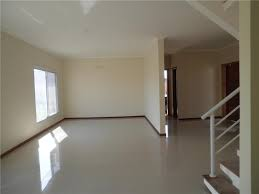
#> input picture Image-Processing-Corners/room.jpg, 259 x 194 px
$ python features.py
#> lines starting #> are read from the running program, lines starting #| are printed output that depends on the picture
import cv2
import time
import numpy as np
import matplotlib.pyplot as plt
import matplotlib.image as mping

frames=0

#open the image
room = cv2.imread('room.jpg')
#> room is the input picture: shape (194, 259, 3); mean B, G, R 110.3, 123.3, 129.6
books = cv2.imread('books.jpg')
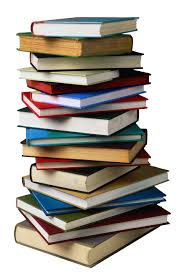
#> input picture Image-Processing-Corners/books.jpg, 182 x 276 px
#> books is the input picture: shape (276, 182, 3); mean B, G, R 161.8, 169.3, 175.4

cv2.imshow("RawImageRoom", room) #show raw image -room
cv2.imshow("RawImageBooks", books) #show raw image - books

#grayscale convertion
gray_img_room=cv2.cvtColor(room, cv2.COLOR_BGR2GRAY)
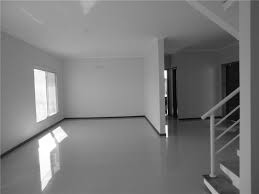
#> gray_img_room: shape (194, 259); min 2, max 255, mean 123.7
gray_img_books=cv2.cvtColor(books, cv2.COLOR_BGR2GRAY)
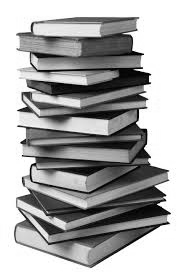
#> gray_img_books: shape (276, 182); min 0, max 255, mean 170.3

#Finding corners

#finding harris corners - Method 1
#dst = cv2.cornerHarris(BW_img,blockSize,Ksize,k)
#img- Input image, it should be grayscale and float32 type.
#blockSize- It is the size of neighbourhood considered for corner detection
#ksize- Aperture parameter of Sobel derivative used.
#k- Harris detector free parameter in the equation

dst_room = cv2.cornerHarris(gray_img_room,2,3,0.08) #Funtion to detect
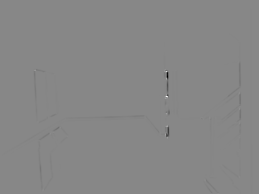
#> dst_room: shape (194, 259) float32; min -0.0244, max 0.0216, mean -3.86e-05; drawn with min black and max white
#> (the run stopped early here; a loop or call above may not have finished)
